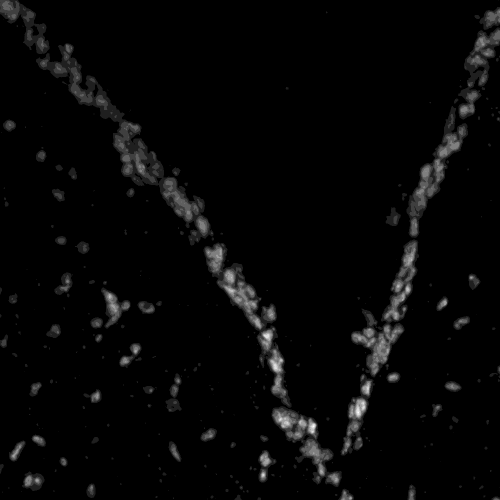
#> input picture DATA/2D MOUSE BRAIN FOV/out_opt_flow_registered_X10_Y2_c02_DAPI.tif, 1000 x 1000 px, found by its file name (shown at 1/2 size)
$ jupyter execute --allow-errors Analysis.ipynb
#> lines starting #> are read from the running program, lines starting #| are printed output that depends on the picture; after the words box and inside, x2 and y2 are one past the last pixel; in counts of white or black regions, pixels touching at a corner belong together
[cell 1]
import matplotlib.pyplot as plt
import glob # for working with multiple files
import skimage as ski
import skimage.io as io
import os


# plot one image
#> (the rest of this cell did not finish here and is left out)

[cell 2]
#Create a figure that incorporates all runs (c1 - c4) of one tile as subplots.
#create a list of file for all images of tile X10_Y10
x10y10 = glob.glob("D:\F1_CCTB\data\S-BSST700\selected-tiles\selected-tiles\out_opt_flow_registered_X10_Y10_*.tif")
#> x10y10 = []


#sort again to have a right c01 -> c04 order
x10y10 = sorted(x10y10)

#read all imgaes into a list
images_x10y10 = [ski.io.imread(img) for img in x10y10]
#> images_x10y10 = []

# Display the first image as a check at dapi channel
#> (the rest of this cell did not finish here and is left out)

[cell 3]
fig, axs = plt.subplots(4, 6, figsize=(25, 15))
#> (the rest of this cell did not finish here and is left out)

[cell 4]
import numpy as np

# Load a sample image, normalize between 0 and 5
#> (the rest of this cell did not finish here and is left out)

[cell 5]
import numpy as np
import matplotlib.pyplot as plt
from skimage import io, filters, morphology, measure, segmentation, color
from scipy import ndimage as ndi

# 1. Load one FOV (use DAPI / nuclear channel)
path = "D:/F1_CCTB\data/S-BSST700/selected-tiles/selected-tiles/out_opt_flow_registered_X10_Y2_c02_DAPI.tif"
img = io.imread(path)
#> img is the input picture: shape (1000, 1000) uint16; min 110, max 2142, mean 191.2

# 2. Preprocessing: smooth to reduce noise
smoothed = filters.gaussian(img, sigma=1.0)

# 3. Thresholding: separate nuclei from background
thr = filters.threshold_otsu(smoothed)
#> thr = 0.00715
binary = smoothed > thr
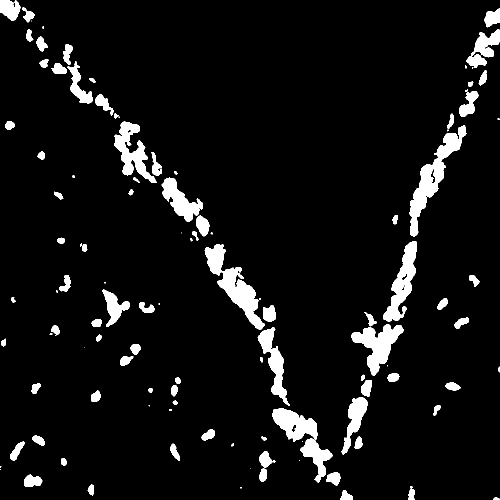
#> binary: shape (1000, 1000) bool (shown at 1/2 size); 6.7% white; 111 white regions (25 under 20 px), largest, box (x1, y1, x2, y2) and area: (819, 251, 933, 473) 6266, (409, 488, 530, 660) 6189, (703, 649, 807, 752) 4594

# 4. Morphological cleanup
binary = morphology.remove_small_objects(binary, min_size =100)
binary = morphology.remove_small_holes(binary, area_threshold=100)
#> binary: shape (1000, 1000) bool; 6.6% white; 68 white regions, largest, box (x1, y1, x2, y2) and area: (819, 251, 933, 473) 6266, (409, 488, 530, 660) 6191, (703, 649, 807, 752) 4594

# 5. Distance transform + watershed for instance separation
distance = ndi.distance_transform_edt(binary)
# peaks as markers
local_max = morphology.local_maxima(distance)
#> local_max: shape (1000, 1000) bool; 0.04% white in thin lines or dots
markers, _ = ndi.label(local_max)
#> markers: shape (1000, 1000) int32; 311 distinct labels, from 0 to 310
labels = segmentation.watershed(-distance, markers, mask=binary)
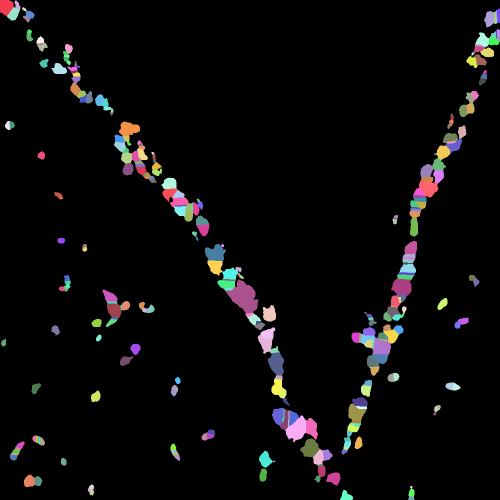
#> labels: shape (1000, 1000) int32 (shown at 1/2 size); 311 distinct labels, from 0 to 310; one colour per label, 0 black

# 6. Count nuclei

n_nuclei = labels.max()
#> n_nuclei = 310
print("Number of nuclei:", n_nuclei)
#| Number of nuclei: 310

# 7.  figure
fig, axes = plt.subplots(1, 3, figsize=(15, 5))
axes[0].imshow(img, cmap="gray")
axes[0].set_title("Original DAPI")
axes[0].axis("off")

axes[1].imshow(binary, cmap="gray")
axes[1].set_title("Binary mask")
axes[1].axis("off")

overlay = color.label2rgb(labels, image=img, bg_label=0, alpha=0.3)
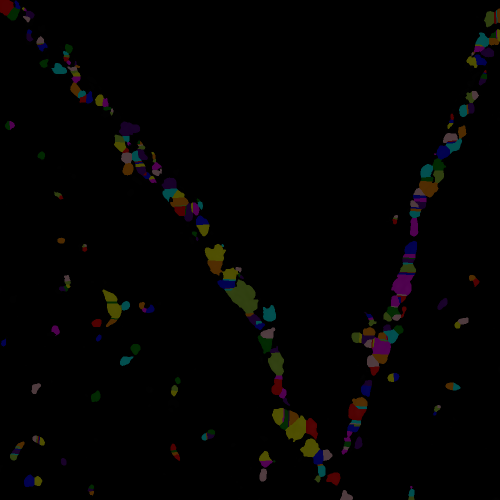
#> overlay: shape (1000, 1000, 3) float64 (shown at 1/2 size); mean R, G, B 0.014, 0.0118, 0.0105
axes[2].imshow(overlay)
axes[2].set_title(f"Labeled nuclei (count = {n_nuclei})")
axes[2].axis("off")

plt.tight_layout()
plt.show()

[cell 6]
import numpy as np
import matplotlib.pyplot as plt
from skimage import io, filters, morphology, measure, segmentation, color
from scipy import ndimage as ndi

# 1. Load one FOV (use DAPI / nuclear channel)
path = r"D:/F1_CCTB/data/S-BSST700/selected-tiles/selected-tiles/out_opt_flow_registered_X10_Y2_c02_DAPI.tif"
img = io.imread(path)

# 2. Preprocessing: smooth to reduce noise
smoothed = filters.gaussian(img, sigma=1.0)

# 3. Thresholding: separate nuclei from background
thr = filters.threshold_otsu(smoothed)
binary = smoothed > thr

# 4. Morphological cleanup
binary = morphology.remove_small_objects(binary, min_size=100)
binary = morphology.remove_small_holes(binary, area_threshold=100)

# 5. Distance transform + watershed for instance separation
distance = ndi.distance_transform_edt(binary)
local_max = morphology.local_maxima(distance)
markers, _ = ndi.label(local_max)
labels = segmentation.watershed(-distance, markers, mask=binary)

# 5b. Filter by area (remove very small + very big objects)
min_area = 80      # too small  -> fragments
max_area = 1500    # too large -> debris

props = measure.regionprops(labels)
#> props = 310 regions; largest, box (x1, y1, x2, y2) and area: (450, 559, 517, 627) 2473, (570, 831, 612, 884) 1342, (536, 705, 568, 751) 1081, (782, 557, 823, 591) 1062, (409, 488, 452, 522) 1015
mask_keep = np.zeros_like(labels, dtype=bool)

for p in props:
    if min_area <= p.area <= max_area: #Checks whether this object’s size lies in the allowed range (nucleus-sized).
        mask_keep[labels == p.label] = True
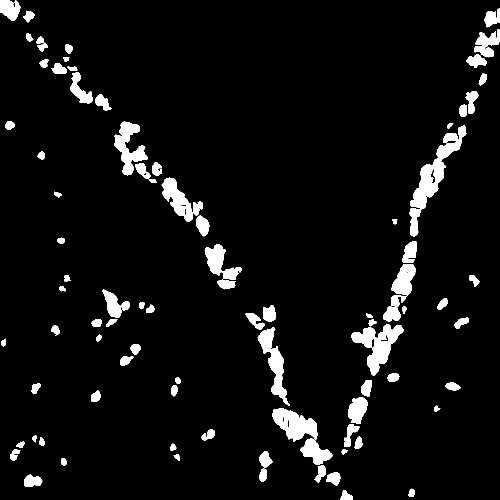
#> mask_keep: shape (1000, 1000) bool (shown at 1/2 size); 5.9% white; 90 white regions, largest, box (x1, y1, x2, y2) and area: (819, 251, 933, 473) 6106, (703, 649, 807, 752) 4426, (544, 816, 636, 884) 3437
# mask_keep is True only for pixels that belong to objects within the chosen area range; all other objects (too small or too big) remain False and will be removed when you relabel.
labels = measure.label(mask_keep)
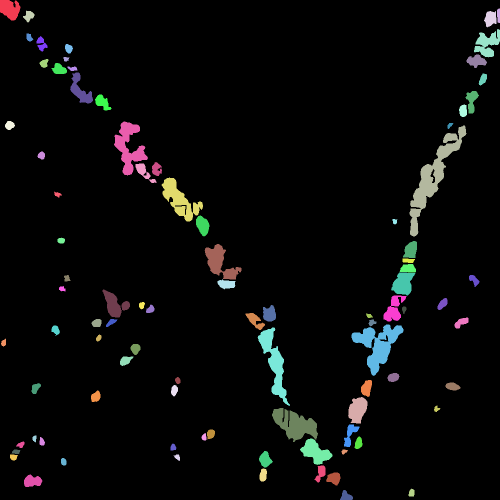
#> labels: shape (1000, 1000) int32 (shown at 1/2 size); 91 distinct labels, from 0 to 90; one colour per label, 0 black

# 6. Count nuclei
n_nuclei = labels.max()
#> n_nuclei = 90
print("Number of nuclei:", n_nuclei)
#| Number of nuclei: 90

# 7. figure
fig, axes = plt.subplots(1, 3, figsize=(15, 5))
axes[0].imshow(img, cmap="gray")
axes[0].set_title("Original DAPI")
axes[0].axis("off")

axes[1].imshow(binary, cmap="gray")
axes[1].set_title("Binary mask")
axes[1].axis("off")

overlay = color.label2rgb(labels, image=img, bg_label=0, alpha=0.3)
axes[2].imshow(overlay)
axes[2].set_title(f"Labeled nuclei (count = {n_nuclei})")
axes[2].axis("off")

plt.tight_layout()
plt.show()

[cell 7]
# 1. Load one FOV (use DAPI / nuclear channel)
path = r"D:/F1_CCTB/data/S-BSST700/selected-tiles/selected-tiles/out_opt_flow_registered_X11_Y4_c03_DAPI.tif"
img = io.imread(path)
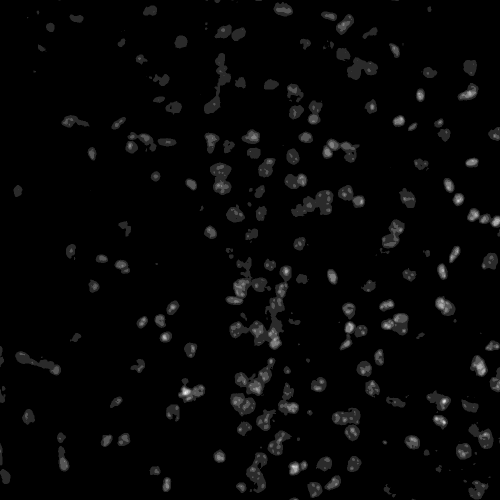
#> input picture DATA/2D MOUSE BRAIN FOV/out_opt_flow_registered_X11_Y4_c03_DAPI.tif, 1000 x 1000 px, found by its file name (shown at 1/2 size)
#> img is the input picture: shape (1000, 1000) uint16; min 102, max 1584, mean 169.3

# 2. Preprocessing: smooth to reduce noise
smoothed = filters.gaussian(img, sigma=1.5)

# 3. Thresholding: separate nuclei from background
thr = filters.threshold_otsu(smoothed)
#> thr = 0.00474
binary = smoothed > thr
#> binary: shape (1000, 1000) bool; 8.5% white; 197 white regions (16 under 20 px), largest, box (x1, y1, x2, y2) and area: (498, 632, 563, 699) 2382, (470, 716, 550, 791) 2230, (584, 380, 665, 431) 2003

# 4. Morphological cleanup
binary = morphology.remove_small_objects(binary, min_size=100)
binary = morphology.remove_small_holes(binary, area_threshold=100)

# 5. Distance transform + watershed for instance separation
distance = ndi.distance_transform_edt(binary)
local_max = morphology.local_maxima(distance)
#> local_max: shape (1000, 1000) bool; 0.04% white in thin lines or dots
markers, _ = ndi.label(local_max)
#> markers: shape (1000, 1000) int32; 343 distinct labels, from 0 to 342
labels = segmentation.watershed(-distance, markers, mask=binary)
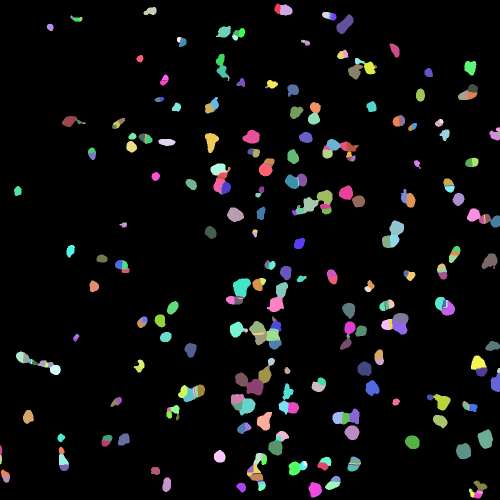
#> labels: shape (1000, 1000) int32 (shown at 1/2 size); 343 distinct labels, from 0 to 342; one colour per label, 0 black

# 5b. Filter by area (remove very small + very big objects)
min_area = 80      # too small  -> fragments
max_area = 2000  # too large -> debris

props = measure.regionprops(labels)
#> props = 342 regions; largest, box (x1, y1, x2, y2) and area: (466, 557, 502, 596) 971, (493, 758, 527, 791) 870, (955, 859, 986, 898) 867, (912, 886, 942, 918) 768, (514, 824, 544, 861) 753
mask_keep = np.zeros_like(labels, dtype=bool)

for p in props:
    if min_area <= p.area <= max_area: #Checks whether this object’s size lies in the allowed range (nucleus-sized).
        mask_keep[labels == p.label] = True
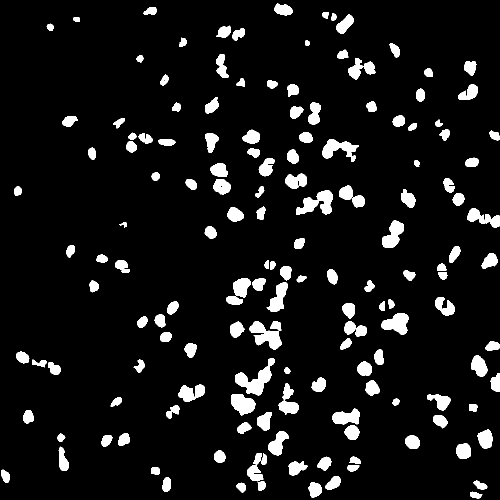
#> mask_keep: shape (1000, 1000) bool (shown at 1/2 size); 8% white; 166 white regions, largest, box (x1, y1, x2, y2) and area: (470, 716, 550, 791) 2230, (592, 380, 665, 430) 1894, (498, 642, 563, 699) 1840
# mask_keep is True only for pixels that belong to objects within the chosen area range; all other objects (too small or too big) remain False and will be removed when you relabel.
labels = measure.label(mask_keep)
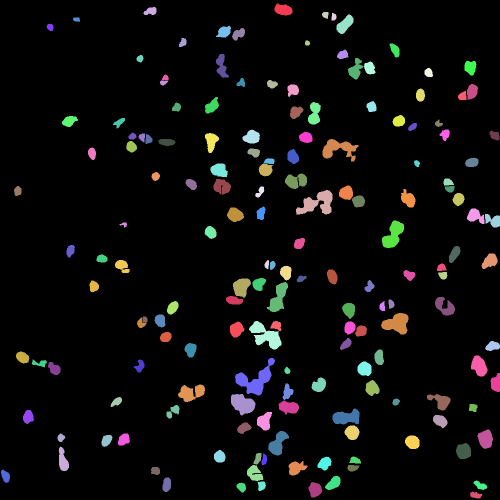
#> labels: shape (1000, 1000) int32 (shown at 1/2 size); 167 distinct labels, from 0 to 166; one colour per label, 0 black

# 6. Count nuclei
n_nuclei = labels.max()
#> n_nuclei = 166
print("Number of nuclei:", n_nuclei)
#| Number of nuclei: 166

# 7. figure
fig, axes = plt.subplots(1, 3, figsize=(15, 5))
axes[0].imshow(img, cmap="gray")
axes[0].set_title("Original DAPI")
axes[0].axis("off")

axes[1].imshow(binary, cmap="gray")
axes[1].set_title("Binary mask")
axes[1].axis("off")

overlay = color.label2rgb(labels, image=img, bg_label=0, alpha=0.3)
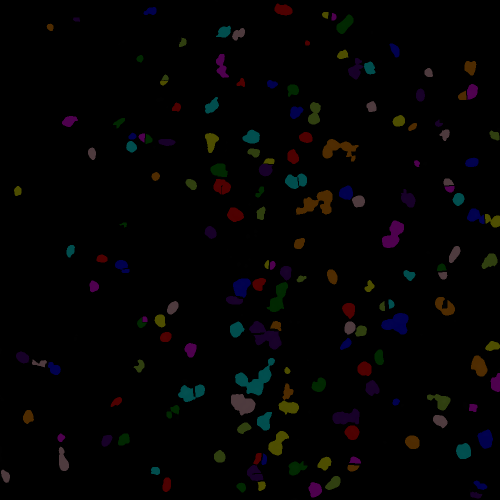
#> overlay: shape (1000, 1000, 3) float64 (shown at 1/2 size); mean R, G, B 0.015, 0.0128, 0.013
axes[2].imshow(overlay)
axes[2].set_title(f"Labeled nuclei (count = {n_nuclei})")
axes[2].axis("off")

plt.tight_layout()
plt.show()

[cell 8]
import numpy as np
import matplotlib.pyplot as plt
from skimage import io, filters, morphology, segmentation, color
from scipy import ndimage as ndi

# 1. load mouse embryo (4D: e.g. z, c, y, x)
path = r"D:\F1_CCTB\CD1-DapiB-Gata6G-TotalR-NanogM-embryo2.lsm"
#> (the rest of this cell did not finish here and is left out)

[cell 9]
import matplotlib.pyplot as plt

# Show first Z-slice, first channel ( DAPI)
plt.figure(figsize=(6, 6))
#> (the rest of this cell did not finish here and is left out)

[cell 10]
plt.figure(figsize=(6, 6))
#> (the rest of this cell did not finish here and is left out)

[cell 11]
plt.figure(figsize=(6, 6))
#> (the rest of this cell did not finish here and is left out)

[cell 12]
plt.figure(figsize=(6, 6))
#> (the rest of this cell did not finish here and is left out)

[cell 13]
plt.figure(figsize=(6, 6))
#> (the rest of this cell did not finish here and is left out)

[cell 14]
# choose one z and one channel (adjust indices to your DAPI channel)
z_idx = 0          # first z-slice
c_idx = 0          # DAPI channel index
#> (the rest of this cell did not finish here and is left out)

[cell 15]
# 1. Load FOV
path = r"D:/F1_CCTB/data/S-BSST700/selected-tiles/selected-tiles/out_opt_flow_registered_X10_Y2_c02_DAPI.tif"
img = io.imread(path)


# 2. Preprocessing: smooth to reduce noise
#This suppresses high‑frequency noise (random bright/dark speckles) while keeping the general shape of nuclei, so Otsu thresholding and the distance transform behave more stably.
#Smaller sigma (e.g. 0.5) → light smoothing, preserves fine details but less denoising.
# Larger sigma (e.g. 2–3) → stronger smoothing, removes more noise but also blurs small or closely spaced nuclei together.
#So sigma=1.2 is a moderate blur chosen to clean up the DAPI signal without merging nearby nuclei too much.

smoothed = filters.gaussian(img, sigma=1.2)

# 3. Thresholding: separate nuclei from background
thr = filters.threshold_otsu(smoothed)
#> thr = 0.00709
binary = smoothed > thr
#> binary: shape (1000, 1000) bool; 6.7% white; 98 white regions (14 under 20 px), largest, box (x1, y1, x2, y2) and area: (819, 251, 933, 473) 6335, (409, 488, 530, 660) 6260, (544, 816, 665, 965) 5746

# 4. Morphological cleanup (debris removal + light opening to thin bridges)
binary = morphology.remove_small_objects(binary, min_size=100)
binary = morphology.remove_small_holes(binary, area_threshold=10)
#> binary: shape (1000, 1000) bool; 6.6% white; 67 white regions, largest, box (x1, y1, x2, y2) and area: (819, 251, 933, 473) 6335, (409, 488, 530, 660) 6266, (544, 816, 665, 965) 5746
binary = morphology.opening(binary, morphology.disk(1))
#> binary: shape (1000, 1000) bool; 6.6% white; 71 white regions (2 under 20 px), largest, box (x1, y1, x2, y2) and area: (819, 251, 933, 473) 6330, (409, 488, 530, 660) 6262, (544, 816, 665, 965) 5741

# 5. Distance transform + watershed for instance separation
distance = ndi.distance_transform_edt(binary)

# smooth distance map so each nucleus has ~1 maximum one broad peak instead of many noisy local maxima.
distance_smooth = filters.gaussian(distance, sigma=1.0)

# peaks as markers using peak_local_max
#> (the rest of this cell did not finish here and is left out)
